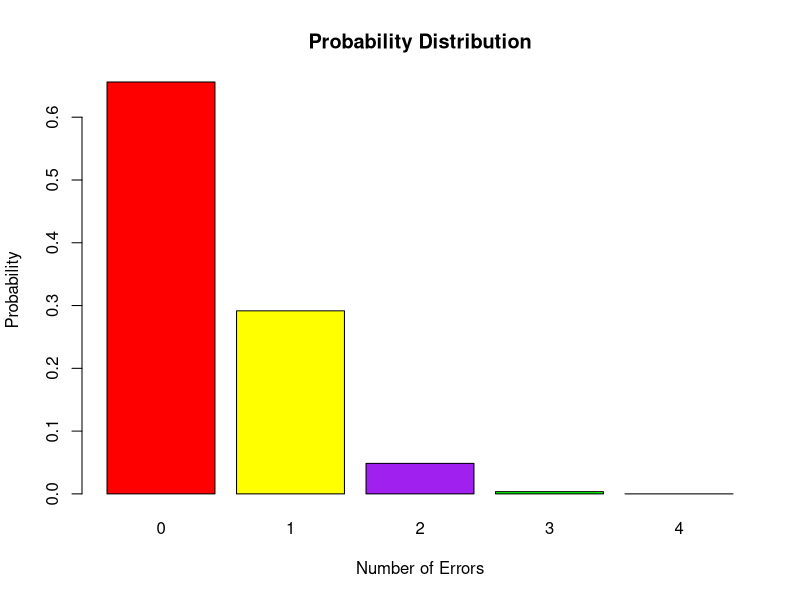

Write R code to recreate this figure.
# HW 3 Probability Distribution
# Sorawis Chongterdtoonskul 65011544

colors <- c("red", "orange", "yellow", "green", "blue", "purple")
# for colorfulness :D

# Q1 
# Finding Mass probabilities of all outcomes using dbinom()
n <- 4		# number of bits
p <- 0.10	# probability of error
x <- 0:4	# number of errors
print("Q1")
print(dbinom(x, n, p)) # probabilities of all outcomes
# first argument is the number of errors.
# second argument is the number of bits.
# third argument is the probability of error

# Q2
# Finding Mean and variance of the distribution using rbinom()
sets <- 100000  # number of sets of 4 bits
errors <- rbinom(sets, n, p)  # number of errors in each set
# first argument is the number of sets.
# second argument is the number of bits.
# third argument is the probability of error
print("Q2")
print(mean(errors))		
print(var(errors))

# Q3
# Probability that the most errors is 3 using pbinom()
print("Q3")
print(pbinom(3, n, p)) # probability that the most errors is 3
# first argument is the number of errors. 
# second argument is the number of bits. 
# third argument is the probability of error

# Q4 
# Probability distribution using barplot()
barplot(dbinom(x, n, p), names.arg = x, xlab = "Number of Errors", ylab = "Probability", main = "Probability Distribution", col = sample(colors, 5))
# plot the probabilities
# first argument is the probabilities
# second argument is the names of the bars
# third argument is the x label
# fourth argument is the y label
# fifth argument is the title
# sixth argument is the color of the bars

